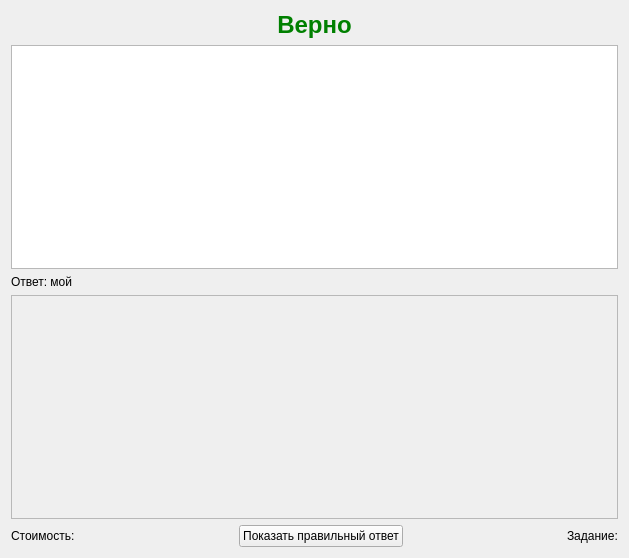
<?xml version="1.0" encoding="UTF-8"?>
<ui version="4.0">
 <class>TaskView</class>
 <widget class="QWidget" name="TaskView">
  <property name="geometry">
   <rect>
    <x>0</x>
    <y>0</y>
    <width>629</width>
    <height>558</height>
   </rect>
  </property>
  <property name="windowTitle">
   <string>Form</string>
  </property>
  <layout class="QGridLayout" name="gridLayout">
   <item row="0" column="0" colspan="5">
    <widget class="QLabel" name="taskResultLabel">
     <property name="sizePolicy">
      <sizepolicy hsizetype="Ignored" vsizetype="Preferred">
       <horstretch>0</horstretch>
       <verstretch>0</verstretch>
      </sizepolicy>
     </property>
     <property name="font">
      <font>
       <pointsize>18</pointsize>
       <italic>false</italic>
       <bold>true</bold>
       <stylestrategy>PreferAntialias</stylestrategy>
      </font>
     </property>
     <property name="styleSheet">
      <string notr="true">font: 700 18pt &quot;Segoe UI&quot;; color: green</string>
     </property>
     <property name="text">
      <string>Верно</string>
     </property>
     <property name="alignment">
      <set>Qt::AlignHCenter|Qt::AlignTop</set>
     </property>
    </widget>
   </item>
   <item row="1" column="0" colspan="5">
    <widget class="QTextEdit" name="textEdit">
     <property name="readOnly">
      <bool>true</bool>
     </property>
    </widget>
   </item>
   <item row="2" column="0" colspan="5">
    <widget class="QLabel" name="whoseAnswersLabel">
     <property name="text">
      <string>Ответ: мой</string>
     </property>
    </widget>
   </item>
   <item row="3" column="0" colspan="5">
    <widget class="QScrollArea" name="scrollArea">
     <property name="widgetResizable">
      <bool>true</bool>
     </property>
     <widget class="QWidget" name="scrollAreaWidgetContents">
      <property name="geometry">
       <rect>
        <x>0</x>
        <y>0</y>
        <width>605</width>
        <height>207</height>
       </rect>
      </property>
     </widget>
    </widget>
   </item>
   <item row="4" column="0">
    <widget class="QLabel" name="priceLabel">
     <property name="text">
      <string>Стоимость:</string>
     </property>
    </widget>
   </item>
   <item row="4" column="1">
    <spacer name="horizontalSpacer">
     <property name="orientation">
      <enum>Qt::Horizontal</enum>
     </property>
     <property name="sizeType">
      <enum>QSizePolicy::Expanding</enum>
     </property>
     <property name="sizeHint" stdset="0">
      <size>
       <width>115</width>
       <height>20</height>
      </size>
     </property>
    </spacer>
   </item>
   <item row="4" column="2">
    <widget class="QPushButton" name="switchAnswersButton">
     <property name="text">
      <string>Показать правильный ответ</string>
     </property>
    </widget>
   </item>
   <item row="4" column="3">
    <spacer name="horizontalSpacer_2">
     <property name="orientation">
      <enum>Qt::Horizontal</enum>
     </property>
     <property name="sizeType">
      <enum>QSizePolicy::Expanding</enum>
     </property>
     <property name="sizeHint" stdset="0">
      <size>
       <width>114</width>
       <height>20</height>
      </size>
     </property>
    </spacer>
   </item>
   <item row="4" column="4">
    <widget class="QLabel" name="taskNumlabel">
     <property name="text">
      <string>Задание:</string>
     </property>
    </widget>
   </item>
  </layout>
 </widget>
 <resources/>
 <connections/>
</ui>
